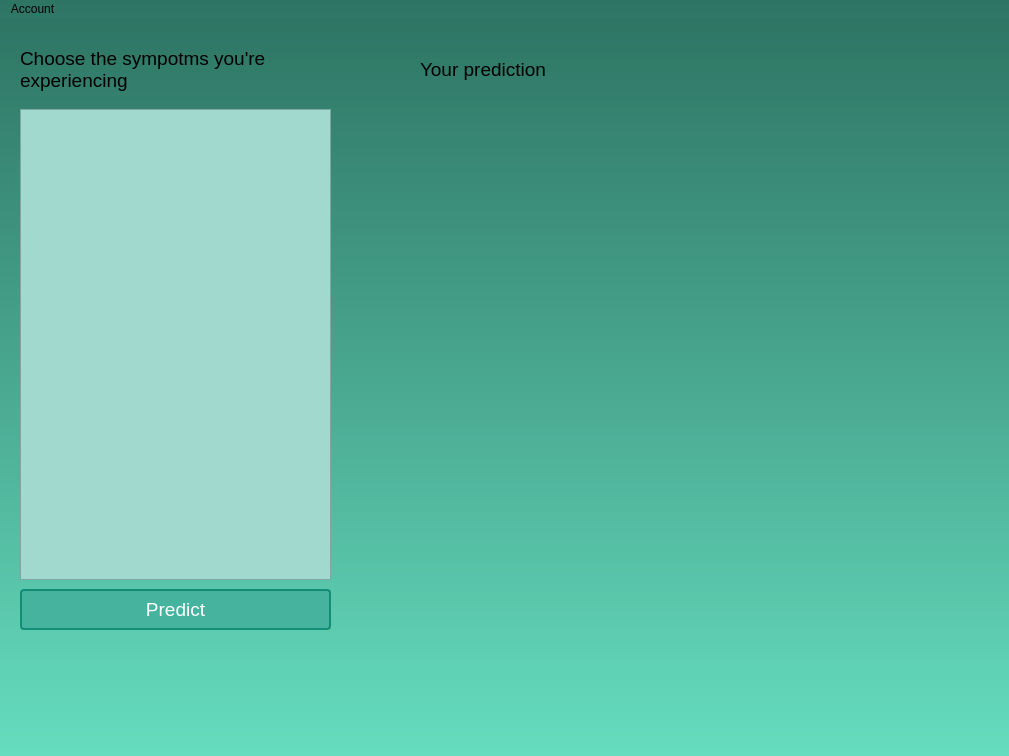
<?xml version="1.0" encoding="UTF-8"?>
<ui version="4.0">
 <class>MainWindow</class>
 <widget class="QMainWindow" name="MainWindow">
  <property name="geometry">
   <rect>
    <x>0</x>
    <y>0</y>
    <width>1009</width>
    <height>756</height>
   </rect>
  </property>
  <property name="windowTitle">
   <string>MainWindow</string>
  </property>
  <property name="styleSheet">
   <string notr="true">background-color: qlineargradient(spread:pad, x1:0, y1:0, x2:0, y2:1, stop:0 rgba(46, 117, 100, 255), stop:1 rgba(102, 221, 190, 255))</string>
  </property>
  <widget class="QWidget" name="centralwidget">
   <property name="styleSheet">
    <string notr="true"/>
   </property>
   <widget class="QLabel" name="label">
    <property name="geometry">
     <rect>
      <x>20</x>
      <y>20</y>
      <width>311</width>
      <height>61</height>
     </rect>
    </property>
    <property name="styleSheet">
     <string notr="true">QLabel {
    font-size: 14pt; /* Font size */
	font-family: &quot;Century Gothic&quot;;
    background-color: none;
}
</string>
    </property>
    <property name="text">
     <string>Choose the sympotms you're experiencing</string>
    </property>
    <property name="wordWrap">
     <bool>true</bool>
    </property>
   </widget>
   <widget class="QScrollArea" name="scrollArea">
    <property name="geometry">
     <rect>
      <x>20</x>
      <y>90</y>
      <width>311</width>
      <height>471</height>
     </rect>
    </property>
    <property name="styleSheet">
     <string notr="true">QScrollArea {
    font-size: 11pt;
	font-family: &quot;Century Gothic&quot;;
	background-color: #A2D9CE;
}
</string>
    </property>
    <property name="widgetResizable">
     <bool>true</bool>
    </property>
    <widget class="QWidget" name="scrollAreaWidgetContents">
     <property name="geometry">
      <rect>
       <x>0</x>
       <y>0</y>
       <width>309</width>
       <height>469</height>
      </rect>
     </property>
     <property name="styleSheet">
      <string notr="true">background-color: #A2D9CE;</string>
     </property>
    </widget>
   </widget>
   <widget class="QPushButton" name="pushButton">
    <property name="geometry">
     <rect>
      <x>20</x>
      <y>570</y>
      <width>311</width>
      <height>41</height>
     </rect>
    </property>
    <property name="styleSheet">
     <string notr="true">QPushButton {
    background-color: #45B39D; /* Green background color */
    border: 2px solid #138D75; /* Border color */
    color: #ffffff; /* Text color */
    padding: 8px 16px; /* Padding */
    border-radius: 4px; /* Border radius */
    font-family: &quot;Century Gothic&quot;;
    font-size: 14pt; /* Font size */
}

QPushButton:hover {
    background-color: #73C6B6; 
}

QPushButton:pressed {
    background-color: #16A085; /* Clicked background color */
}
</string>
    </property>
    <property name="text">
     <string>Predict</string>
    </property>
   </widget>
   <widget class="QTextBrowser" name="textBrowser">
    <property name="geometry">
     <rect>
      <x>420</x>
      <y>90</y>
      <width>521</width>
      <height>471</height>
     </rect>
    </property>
    <property name="styleSheet">
     <string notr="true">background-color: transparent;</string>
    </property>
   </widget>
   <widget class="QLabel" name="label_2">
    <property name="geometry">
     <rect>
      <x>420</x>
      <y>20</y>
      <width>311</width>
      <height>61</height>
     </rect>
    </property>
    <property name="styleSheet">
     <string notr="true">QLabel {
    font-size: 14pt; /* Font size */
	font-family: &quot;Century Gothic&quot;;
	background-color: none;
}
</string>
    </property>
    <property name="text">
     <string>Your prediction</string>
    </property>
    <property name="wordWrap">
     <bool>true</bool>
    </property>
   </widget>
  </widget>
  <widget class="QMenuBar" name="menubar">
   <property name="geometry">
    <rect>
     <x>0</x>
     <y>0</y>
     <width>1009</width>
     <height>22</height>
    </rect>
   </property>
   <property name="styleSheet">
    <string notr="true">background-color: transparent</string>
   </property>
   <widget class="QMenu" name="menuAccount">
    <property name="title">
     <string>Account</string>
    </property>
   </widget>
   <addaction name="menuAccount"/>
  </widget>
 </widget>
 <resources/>
 <connections/>
</ui>
